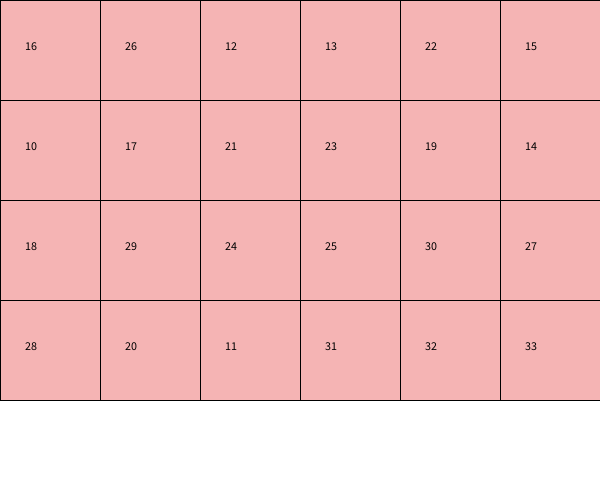
Frame 1 (no input)
Frame 60 (the mouse pressed at the canvas centre just before this capture): identical to frame 1, image omitted
Frame 120 (the mouse held since frame 60 and released just before this capture): identical to frame 1, image omitted

The Processing sketch that drew this single still picture (run headless with seeded random() and noise(); from frame 60 on, the mouse is pressed at the canvas centre):

// Processing sketch: week11_3_RandomSeatSwap
// ── week11_3_RandomSeatSwap.pde
void setup(){
  size(600,500);
  for(int i=0;i<4;i++){
    for(int j=0;j<6;j++){
      value[i][j]=i*6+j +10;
    }
  }
  for(int k=0;k<10;k++){
    int i=int(random(4)),j=int(random(6));
    int i2=int(random(4)),j2=int(random(6));
    int temp= value[i][j];value[i][j]=value[i2][j2];value[i2][j2]=temp;//交換
  }
}
int[][]value=new int[4][6];
void draw(){
  background(255);
  for(int i=0;i<4;i++){
    for(int j=0;j<6;j++){
      fill(#F5B4B4);rect(j*100,i*100,100,100);
      fill(0);text(value[i][j],j*100+25,i*100+50);
    }
  }
}
